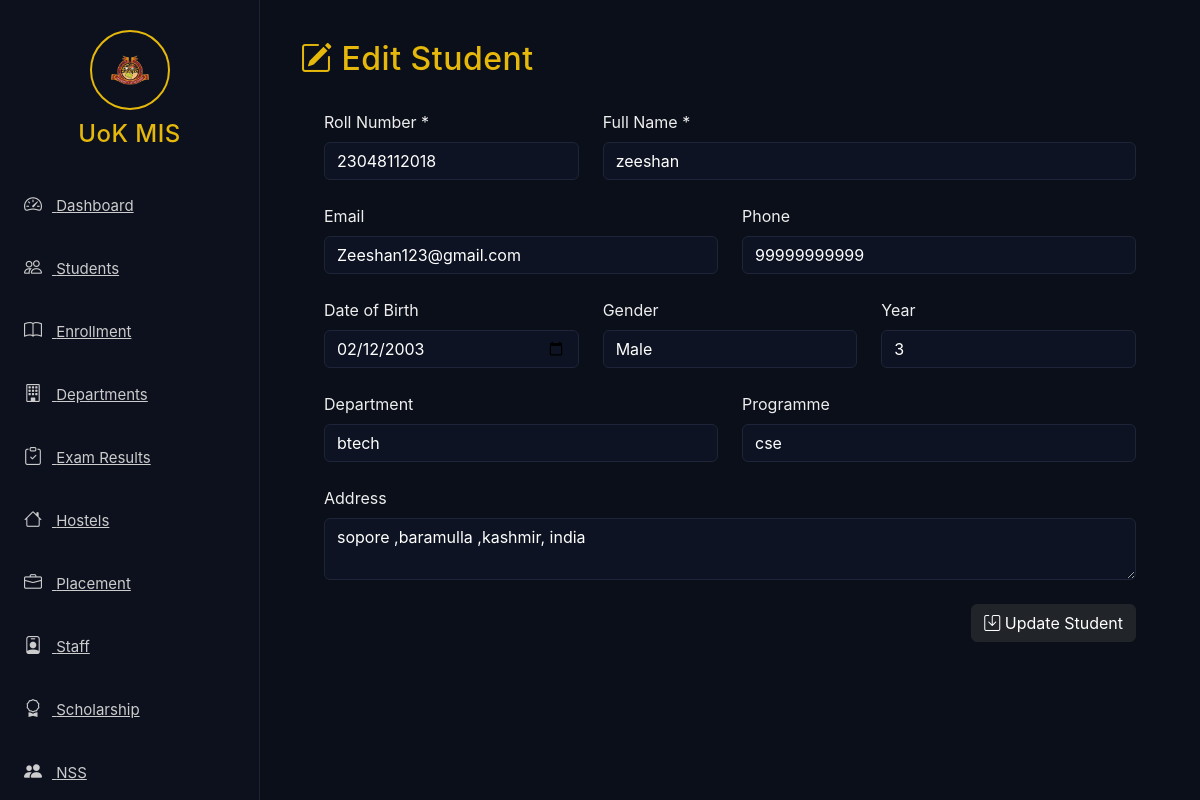
Screenshot of /students/edit/2 with the database file from the repository.
### app/models.py (models this page shows, shortened)
class Student(db.Model):
    id = db.Column(db.Integer, primary_key=True)
    roll_no = db.Column(db.String(10), unique=True, nullable=False)
    name = db.Column(db.String(20), nullable=False)
    email = db.Column(db.String(15))
    phone = db.Column(db.String(10))
    dob = db.Column(db.String(20))
    gender = db.Column(db.String(20))
    address = db.Column(db.String(300))
    department = db.Column(db.String(200))
    programme = db.Column(db.String(200))
    year = db.Column(db.Integer)
    profile_pic = db.Column(db.String(300), default="default.png")
    created_at = db.Column(db.DateTime, default=datetime.utcnow)
    enrollments = db.relationship("Enrollment", backref="student", lazy=True)

### app/routes.py (the view, shortened to what this page needs)
@main.route("/students/edit/<int:id>", methods=["GET", "POST"])
def edit_student(id):
    student = Student.query.get_or_404(id)
    return render_template("students/edit_student.html", student=student)

### app/templates/students/edit_student.html (shortened to what this page needs)
{% extends 'base.html' %}
{% block content %}
<div class="page-header">
    <h2><i class="bi bi-pencil-square"></i> Edit Student</h2>
</div>
<div class="card-glow p-4">
    <form method="POST" class="row g-4">
        <div class="col-md-4">
            <label class="form-label">Roll Number *</label>
            <input type="number" name="roll_no" value="{{ student.roll_no }}" class="form-control" required>
        </div>
        <div class="col-md-8">
            <label class="form-label">Full Name *</label>
            <input type="text" name="name" value="{{ student.name }}" class="form-control" required>
        </div>
        <div class="col-md-6">
            <label class="form-label">Email</label>
            <input type="email" name="email" value="{{ student.email }}" class="form-control">
        </div>
        <div class="col-md-6">
            <label class="form-label">Phone</label>
            <input type="number" name="phone" value="{{ student.phone }}" class="form-control">
        </div>
        <div class="col-md-4">
            <label class="form-label">Date of Birth</label>
            <input type="date" name="dob" value="{{ student.dob }}" class="form-control">
        </div>
        <div class="col-md-4">
            <label class="form-label">Gender</label>
            <select name="gender" class="form-select">
                <option {% if student.gender=='Male' %}selected{% endif %}>Male</option>
            </select>
        </div>
        <div class="col-md-4">
            <label class="form-label">Year</label>
            <input type="number" name="year" value="{{ student.year }}" class="form-control">
        </div>
        <div class="col-md-6">
            <label class="form-label">Department</label>
            <input type="text" name="department" value="{{ student.department }}" class="form-control">
        </div>
        <div class="col-md-6">
            <label class="form-label">Programme</label>
            <input type="text" name="programme" value="{{ student.programme }}" class="form-control">
        </div>
        <div class="col-md-12">
            <label class="form-label">Address</label>
            <textarea name="address" class="form-control">{{ student.address }}</textarea>
        </div>
        <div class="col-12 text-end">
            <button class="btn btn-dark"><i class="bi bi-save"></i> Update Student</button>
        </div>
    </form>
</div>
{% endblock %}

### app/static/css/style.css (style rules this page uses)
body { background: #0b0f19; color: #eee; font-family: "Inter", sans-serif; overflow-x: hidden; }
h1, h2, h3, h4, h5, h6 { color: #e5b80b; letter-spacing: 0.5px; }
input, select, textarea { background: #0d1322 !important; color: #fff !important; border: 1px solid #1e2538 !important; }

### rows the page displays
Student: roll_no "23048112018", name "zeeshan", email "Zeeshan123@gmail.com", phone "99999999999", dob "02/12/2003", gender "Male", year "3", department "btech", programme "cse", address "sopore ,baramulla ,kashmir, india"
